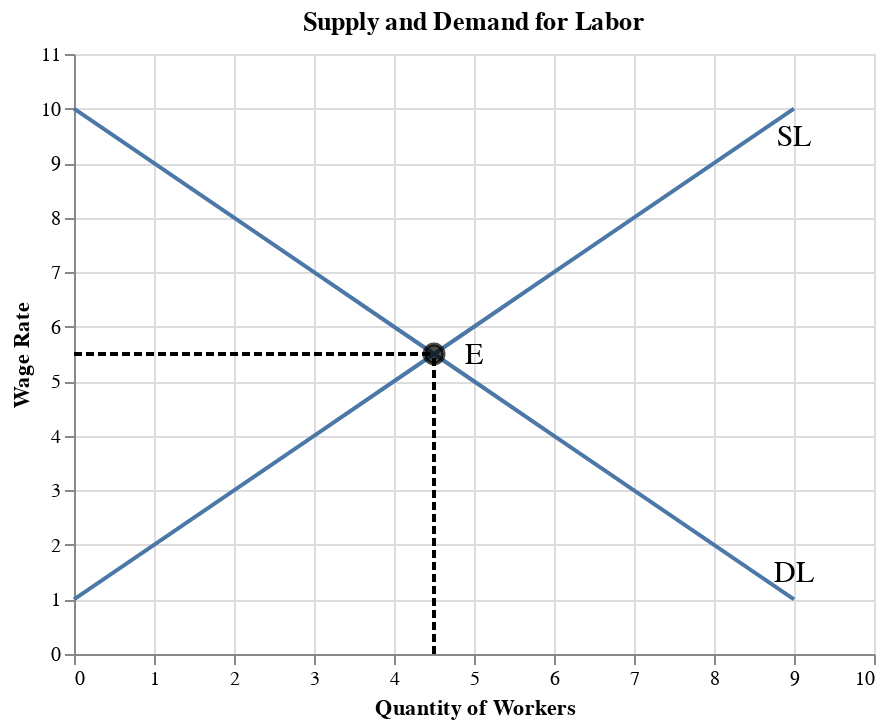

Notebook code cell kept with this figure:
### Code cell
df_d = pd.DataFrame(data={'price': list(range(1, 11)),
                        'qd': list(range(9,-1,-1))
                       })

df_s = pd.DataFrame(data={'price': list(range(1, 11)),
                        'qs': list(range(0,10))
                       })

df_e = pd.DataFrame(data={'price': [5.5],
                        'q': [4.5]
                       })

fig_eq = alt.Chart(df_d).mark_line().encode(
    alt.X('qd', title='Quantity of Workers', scale=alt.Scale(domain=[0,10])),
    alt.Y('price', title='Wage Rate', scale=alt.Scale(domain=[0,11])),
) + alt.Chart(df_s).mark_line().encode(
    alt.X('qs', title='Quantity of Workers', scale=alt.Scale(domain=[0,10])),
    alt.Y('price', title='Wage Rate', scale=alt.Scale(domain=[0,11])),
) + alt.Chart(df_e).mark_point(size=90, color='black', fill='black').encode(
    x='q',
    y='price'
)

text1 = alt.Chart({'values':[{'x': 9, 'y': 1.5}]}).mark_text(
    text='DL',
    fontSize=15
).encode(x='x:Q', y='y:Q')

text2 = alt.Chart({'values':[{'x': 9, 'y': 9.5}]}).mark_text(
    text='SL',
    fontSize=15
).encode(x='x:Q', y='y:Q')

text3 = alt.Chart({'values':[{'x': 5, 'y': 5.5}]}).mark_text(
    text='E',
    fontSize=15
).encode(x='x:Q', y='y:Q')

df_h1 = pd.DataFrame(data={'price': [5.5, 5.5], 'q': [0, 4.5]})
fig_h1 = alt.Chart(df_h1).mark_line(color='black', strokeDash=[4, 2]).encode(
    alt.X('q'),
    alt.Y('price')
)

df_v1 = pd.DataFrame(data={'price': [0, 5.5], 'q': [4.5, 4.5]})
fig_v1 = alt.Chart(df_v1).mark_line(color='black', strokeDash=[4, 2]).encode(
    alt.X('q'),
    alt.Y('price')
)

(fig_eq + text1 + text2 + text3 + fig_h1 + fig_v1).properties(title='Supply and Demand for Labor')

### Figure 1 — Vega-Lite specification as saved in the notebook (floating-point values rounded to 4 significant figures)
{"config": {"view": {"continuousWidth": 400, "continuousHeight": 300}}, "layer": [{"data": {"name": "data-b52e021a0734944d4e2e38e1163d0639"}, "mark": "line", "encoding": {"x": {"type": "quantitative", "field": "qd", "scale": {"domain": [0, 10]}, "title": "Quantity of Workers"}, "y": {"type": "quantitative", "field": "price", "scale": {"domain": [0, 11]}, "title": "Wage Rate"}}}, {"data": {"name": "data-f4791e6d2c5433b743c328a8f6f72260"}, "mark": "line", "encoding": {"x": {"type": "quantitative", "field": "qs", "scale": {"domain": [0, 10]}, "title": "Quantity of Workers"}, "y": {"type": "quantitative", "field": "price", "scale": {"domain": [0, 11]}, "title": "Wage Rate"}}}, {"data": {"name": "data-d399b823e5ed27652ccca1b73313cabb"}, "mark": {"type": "point", "color": "black", "fill": "black", "size": 90}, "encoding": {"x": {"type": "quantitative", "field": "q"}, "y": {"type": "quantitative", "field": "price"}}}, {"data": {"name": "data-411b058143eb0c76546a59e0f2efbb64"}, "mark": {"type": "text", "fontSize": 15, "text": "DL"}, "encoding": {"x": {"type": "quantitative", "field": "x"}, "y": {"type": "quantitative", "field": "y"}}}, {"data": {"name": "data-78eb422e47dc010e08ec7870329a9a72"}, "mark": {"type": "text", "fontSize": 15, "text": "SL"}, "encoding": {"x": {"type": "quantitative", "field": "x"}, "y": {"type": "quantitative", "field": "y"}}}, {"data": {"name": "data-7e100178d0b30ff53f5f746e95732883"}, "mark": {"type": "text", "fontSize": 15, "text": "E"}, "encoding": {"x": {"type": "quantitative", "field": "x"}, "y": {"type": "quantitative", "field": "y"}}}, {"data": {"name": "data-69798f96eb95f743177ddc215c0c7d3f"}, "mark": {"type": "line", "color": "black", "strokeDash": [4, 2]}, "encoding": {"x": {"type": "quantitative", "field": "q"}, "y": {"type": "quantitative", "field": "price"}}}, {"data": {"name": "data-8d3f29c45f05094ed9e8a75ee292382f"}, "mark": {"type": "line", "color": "black", "strokeDash": [4, 2]}, "encoding": {"x": {"type": "quantitative", "field": "q"}, "y": {"type": "quantitative", "field": "price"}}}], "title": "Supply and Demand for Labor", "$schema": "https://vega.github.io/schema/vega-lite/v4.8.1.json", "datasets": {"data-b52e021a0734944d4e2e38e1163d0639": [{"price": 1, "qd": 9}, {"price": 2, "qd": 8}, {"price": 3, "qd": 7}, {"price": 4, "qd": 6}, {"price": 5, "qd": 5}, {"price": 6, "qd": 4}, {"price": 7, "qd": 3}, {"price": 8, "qd": 2}, {"price": 9, "qd": 1}, {"price": 10, "qd": 0}], "data-f4791e6d2c5433b743c328a8f6f72260": [{"price": 1, "qs": 0}, {"price": 2, "qs": 1}, {"price": 3, "qs": 2}, {"price": 4, "qs": 3}, {"price": 5, "qs": 4}, {"price": 6, "qs": 5}, {"price": 7, "qs": 6}, {"price": 8, "qs": 7}, {"price": 9, "qs": 8}, {"price": 10, "qs": 9}], "data-d399b823e5ed27652ccca1b73313cabb": [{"price": 5.5, "q": 4.5}], "data-411b058143eb0c76546a59e0f2efbb64": [{"x": 9, "y": 1.5}], "data-78eb422e47dc010e08ec7870329a9a72": [{"x": 9, "y": 9.5}], "data-7e100178d0b30ff53f5f746e95732883": [{"x": 5, "y": 5.5}], "data-69798f96eb95f743177ddc215c0c7d3f": [{"price": 5.5, "q": 0.0}, {"price": 5.5, "q": 4.5}], "data-8d3f29c45f05094ed9e8a75ee292382f": [{"price": 0.0, "q": 4.5}, {"price": 5.5, "q": 4.5}]}}
